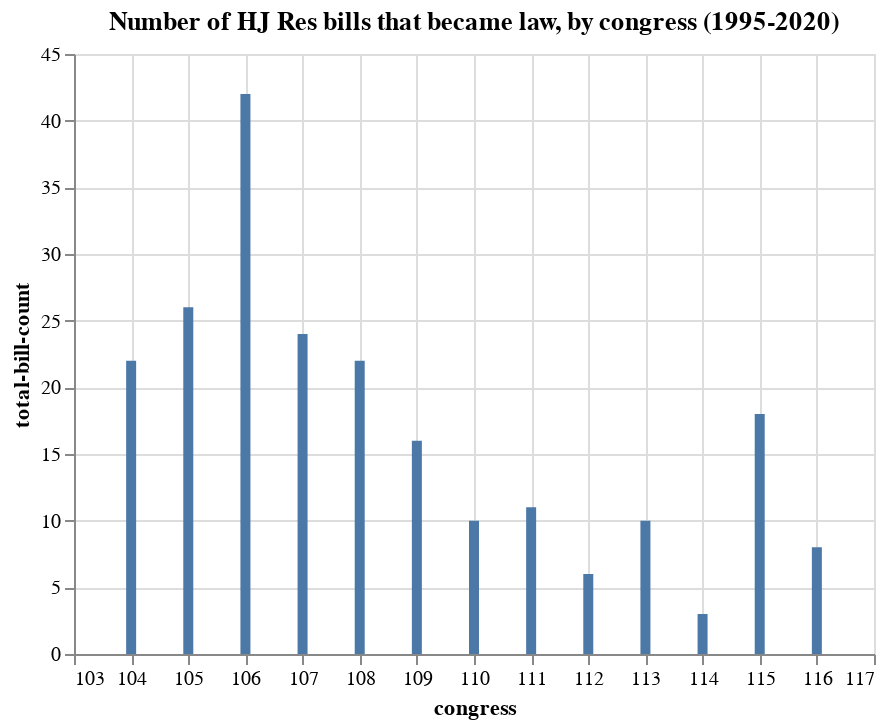

The notebook cell saved with this chart:
### Markdown cell above
### Visualizing the total bill counts by congress dataframe with Altair

### Code cell
alt.Chart(totals_by_congress).mark_bar().encode(
    x='congress',
    y='total-bill-count'
).properties(
    title='Number of HJ Res bills that became law, by congress (1995-2020)'
)

### Figure 1 — Vega-Lite specification as saved in the notebook (floating-point values rounded to 4 significant figures)
{"config": {"view": {"continuousWidth": 400, "continuousHeight": 300}}, "data": {"name": "data-8fdf984824bf01b35d01746f1e938f07"}, "mark": "bar", "encoding": {"x": {"type": "quantitative", "field": "congress"}, "y": {"type": "quantitative", "field": "total-bill-count"}}, "title": "Number of HJ Res bills that became law, by congress (1995-2020)", "$schema": "https://vega.github.io/schema/vega-lite/v4.8.1.json", "datasets": {"data-8fdf984824bf01b35d01746f1e938f07": [{"congress": 104, "total-bill-count": 22}, {"congress": 105, "total-bill-count": 26}, {"congress": 106, "total-bill-count": 42}, {"congress": 107, "total-bill-count": 24}, {"congress": 108, "total-bill-count": 22}, {"congress": 109, "total-bill-count": 16}, {"congress": 110, "total-bill-count": 10}, {"congress": 111, "total-bill-count": 11}, {"congress": 112, "total-bill-count": 6}, {"congress": 113, "total-bill-count": 10}, {"congress": 114, "total-bill-count": 3}, {"congress": 115, "total-bill-count": 18}, {"congress": 116, "total-bill-count": 8}]}}
